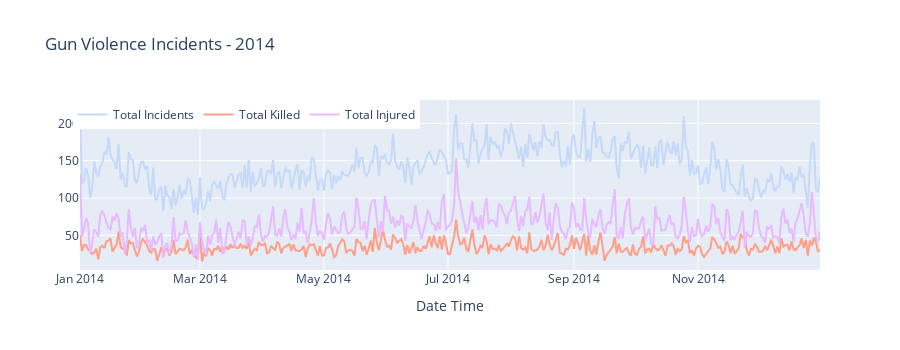
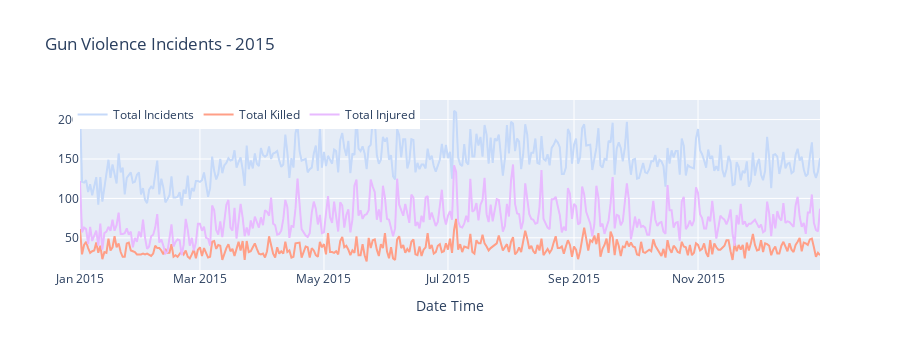
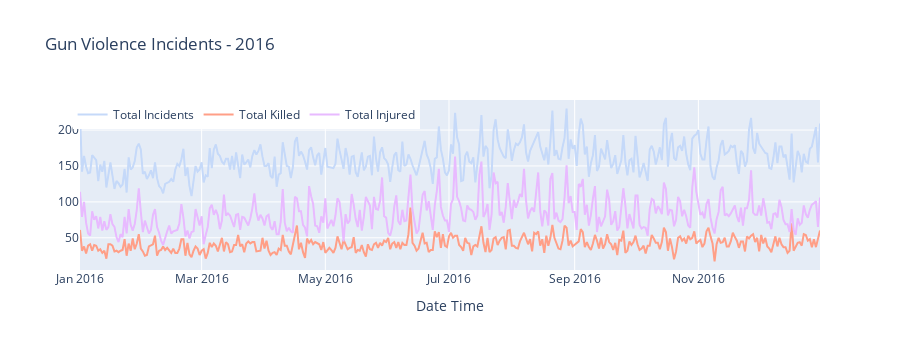
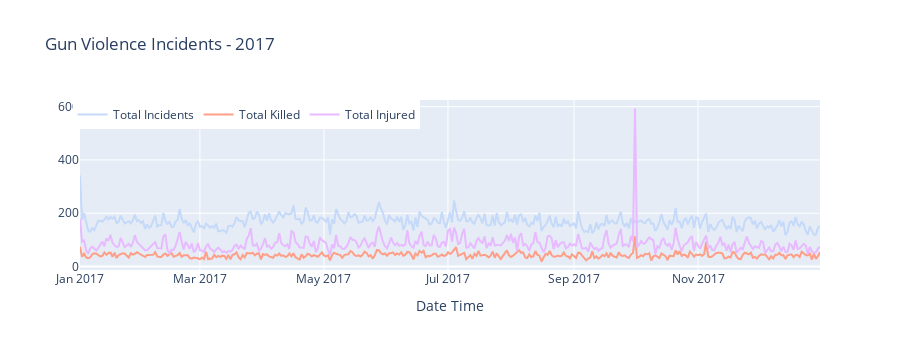

The code cell stored with these charts, in order, in its notebook:
### Code cell
# Incidents time series

# 2014 time series
temp = df[df['year'] == 2014].groupby('date').agg({'state' : 'count', 'n_killed' : 'sum', 'n_injured' : 'sum'}).reset_index().rename(columns={'state' : 'incidents'})


trace1 = go.Scatter(x = temp.date, y = temp.incidents, name='Total Incidents', mode = "lines", marker = dict(color = '#c5d9f9'))
trace2 = go.Scatter(x = temp.date, y = temp.n_killed, name="Total Killed", mode = "lines", marker = dict(color = '#ff9f87'))
trace3 = go.Scatter(x = temp.date, y = temp.n_injured, name="Total Injured", mode = "lines", marker = dict(color = '#e8baff'))

data = [trace1, trace2, trace3]
layout = dict(height=350, title = 'Gun Violence Incidents - 2014', legend=dict(orientation="h", x=-.01, y=1), xaxis= dict(title='Date Time', ticklen= 1))
fig = dict(data = data, layout = layout)
iplot(fig)



# 2015 time series
temp = df[df['year'] == 2015].groupby('date').agg({'state' : 'count', 'n_killed' : 'sum', 'n_injured' : 'sum'}).reset_index().rename(columns={'state' : 'incidents'})


trace1 = go.Scatter(x = temp.date, y = temp.incidents, name='Total Incidents', mode = "lines", marker = dict(color = '#c5d9f9'))
trace2 = go.Scatter(x = temp.date, y = temp.n_killed, name="Total Killed", mode = "lines", marker = dict(color = '#ff9f87'))
trace3 = go.Scatter(x = temp.date, y = temp.n_injured, name="Total Injured", mode = "lines", marker = dict(color = '#e8baff'))

data = [trace1, trace2, trace3]
layout = dict(height=350, title = 'Gun Violence Incidents - 2015', legend=dict(orientation="h", x=-.01, y=1), xaxis= dict(title='Date Time', ticklen= 1))
fig = dict(data = data, layout = layout)
iplot(fig)





# 2016 time series
temp = df[df['year'] == 2016].groupby('date').agg({'state' : 'count', 'n_killed' : 'sum', 'n_injured' : 'sum'}).reset_index().rename(columns={'state' : 'incidents'})


trace1 = go.Scatter(x = temp.date, y = temp.incidents, name='Total Incidents', mode = "lines", marker = dict(color = '#c5d9f9'))
trace2 = go.Scatter(x = temp.date, y = temp.n_killed, name="Total Killed", mode = "lines", marker = dict(color = '#ff9f87'))
trace3 = go.Scatter(x = temp.date, y = temp.n_injured, name="Total Injured", mode = "lines", marker = dict(color = '#e8baff'))

data = [trace1, trace2, trace3]
layout = dict(height=350,title = 'Gun Violence Incidents - 2016', legend=dict(orientation="h", x=-.01, y=1), xaxis= dict(title='Date Time', ticklen= 1))
fig = dict(data = data, layout = layout)
iplot(fig)


# 2017 time series
temp = df[df['year'] == 2017].groupby('date').agg({'state' : 'count', 'n_killed' : 'sum', 'n_injured' : 'sum'}).reset_index().rename(columns={'state' : 'incidents'})


trace1 = go.Scatter(x = temp.date, y = temp.incidents, name='Total Incidents', mode = "lines", marker = dict(color = '#c5d9f9'))
trace2 = go.Scatter(x = temp.date, y = temp.n_killed, name="Total Killed", mode = "lines", marker = dict(color = '#ff9f87'))
trace3 = go.Scatter(x = temp.date, y = temp.n_injured, name="Total Injured", mode = "lines", marker = dict(color = '#e8baff'))

data = [trace1, trace2, trace3]
layout = dict(height=350,title = 'Gun Violence Incidents - 2017', legend=dict(orientation="h", x=-.01, y=1), xaxis= dict(title='Date Time', ticklen= 1))
fig = dict(data = data, layout = layout)
iplot(fig)

# 2018 time series
temp = df[df['year'] == 2018].groupby('date').agg({'state' : 'count', 'n_killed' : 'sum', 'n_injured' : 'sum'}).reset_index().rename(columns={'state' : 'incidents'})


trace1 = go.Scatter(x = temp.date, y = temp.incidents, name='Total Incidents', mode = "lines", marker = dict(color = '#c5d9f9'))
trace2 = go.Scatter(x = temp.date, y = temp.n_killed, name="Total Killed", mode = "lines", marker = dict(color = '#ff9f87'))
trace3 = go.Scatter(x = temp.date, y = temp.n_injured, name="Total Injured", mode = "lines", marker = dict(color = '#e8baff'))

data = [trace1, trace2, trace3]
layout = dict(height=350, title = 'Gun Violence Incidents - 2018', legend=dict(orientation="h", x=-.01, y=1), xaxis= dict(title='Date Time', ticklen= 1))
fig = dict(data = data, layout = layout)
iplot(fig)

### Figure 1 — Plotly figure (JSON) as saved in the notebook; plotly's stock layout.template omitted (floating-point values rounded to 4 significant figures; data arrays with more than 128 entries replaced by an {"elided": "..."} marker saying what was removed)
{"data": [{"marker": {"color": "#c5d9f9"}, "mode": "lines", "name": "Total Incidents", "type": "scatter", "x": {"elided": "365 str values"}, "y": {"elided": "365 int values"}}, {"marker": {"color": "#ff9f87"}, "mode": "lines", "name": "Total Killed", "type": "scatter", "x": {"elided": "365 str values"}, "y": {"elided": "365 int values"}}, {"marker": {"color": "#e8baff"}, "mode": "lines", "name": "Total Injured", "type": "scatter", "x": {"elided": "365 str values"}, "y": {"elided": "365 int values"}}], "layout": {"height": 350, "legend": {"orientation": "h", "x": -0.01, "y": 1}, "title": {"text": "Gun Violence Incidents - 2014"}, "xaxis": {"ticklen": 1, "title": {"text": "Date Time"}}}}

### Figure 2 — Plotly figure (JSON) as saved in the notebook; plotly's stock layout.template omitted (floating-point values rounded to 4 significant figures; data arrays with more than 128 entries replaced by an {"elided": "..."} marker saying what was removed)
{"data": [{"marker": {"color": "#c5d9f9"}, "mode": "lines", "name": "Total Incidents", "type": "scatter", "x": {"elided": "364 str values"}, "y": {"elided": "364 int values"}}, {"marker": {"color": "#ff9f87"}, "mode": "lines", "name": "Total Killed", "type": "scatter", "x": {"elided": "364 str values"}, "y": {"elided": "364 int values"}}, {"marker": {"color": "#e8baff"}, "mode": "lines", "name": "Total Injured", "type": "scatter", "x": {"elided": "364 str values"}, "y": {"elided": "364 int values"}}], "layout": {"height": 350, "legend": {"orientation": "h", "x": -0.01, "y": 1}, "title": {"text": "Gun Violence Incidents - 2015"}, "xaxis": {"ticklen": 1, "title": {"text": "Date Time"}}}}

### Figure 3 — Plotly figure (JSON) as saved in the notebook; plotly's stock layout.template omitted (floating-point values rounded to 4 significant figures; data arrays with more than 128 entries replaced by an {"elided": "..."} marker saying what was removed)
{"data": [{"marker": {"color": "#c5d9f9"}, "mode": "lines", "name": "Total Incidents", "type": "scatter", "x": {"elided": "365 str values"}, "y": {"elided": "365 int values"}}, {"marker": {"color": "#ff9f87"}, "mode": "lines", "name": "Total Killed", "type": "scatter", "x": {"elided": "365 str values"}, "y": {"elided": "365 int values"}}, {"marker": {"color": "#e8baff"}, "mode": "lines", "name": "Total Injured", "type": "scatter", "x": {"elided": "365 str values"}, "y": {"elided": "365 int values"}}], "layout": {"height": 350, "legend": {"orientation": "h", "x": -0.01, "y": 1}, "title": {"text": "Gun Violence Incidents - 2016"}, "xaxis": {"ticklen": 1, "title": {"text": "Date Time"}}}}

### Figure 4 — Plotly figure (JSON) as saved in the notebook; plotly's stock layout.template omitted (floating-point values rounded to 4 significant figures; data arrays with more than 128 entries replaced by an {"elided": "..."} marker saying what was removed)
{"data": [{"marker": {"color": "#c5d9f9"}, "mode": "lines", "name": "Total Incidents", "type": "scatter", "x": {"elided": "364 str values"}, "y": {"elided": "364 int values"}}, {"marker": {"color": "#ff9f87"}, "mode": "lines", "name": "Total Killed", "type": "scatter", "x": {"elided": "364 str values"}, "y": {"elided": "364 int values"}}, {"marker": {"color": "#e8baff"}, "mode": "lines", "name": "Total Injured", "type": "scatter", "x": {"elided": "364 str values"}, "y": {"elided": "364 int values"}}], "layout": {"height": 350, "legend": {"orientation": "h", "x": -0.01, "y": 1}, "title": {"text": "Gun Violence Incidents - 2017"}, "xaxis": {"ticklen": 1, "title": {"text": "Date Time"}}}}
